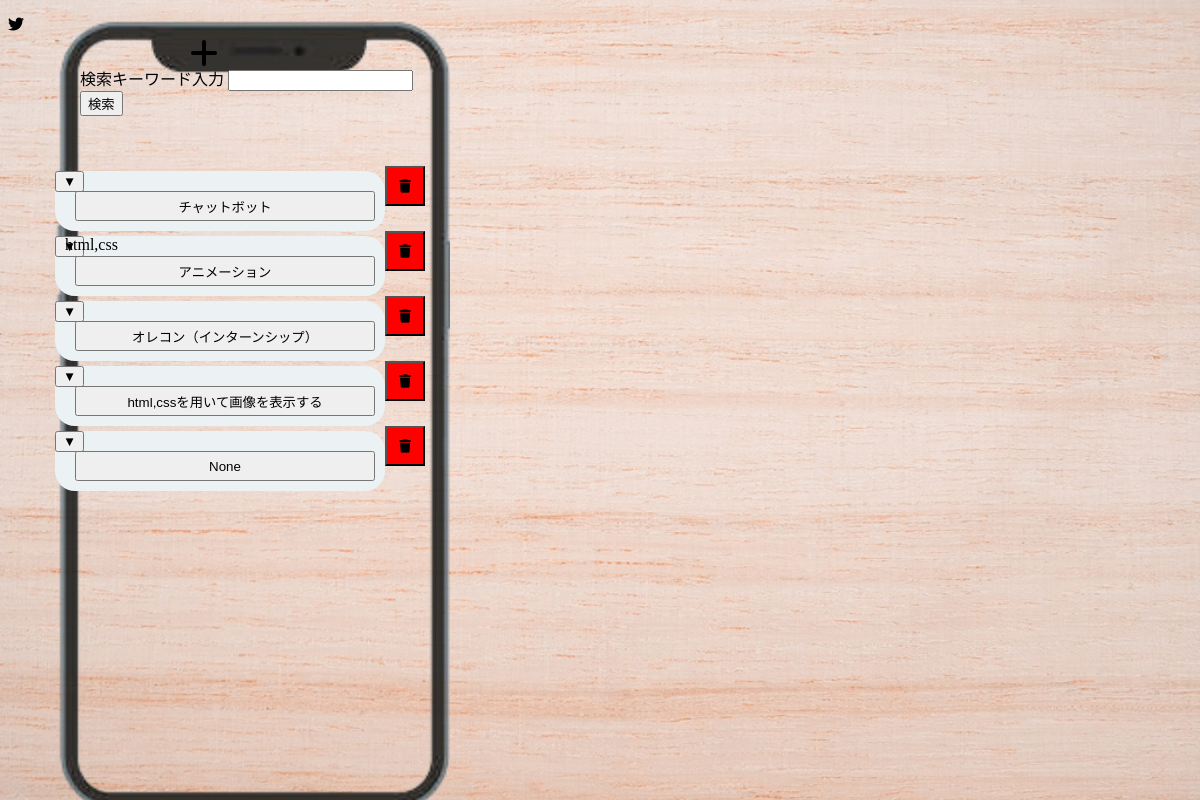
The page /memo1/web_home on the database as committed earlier.
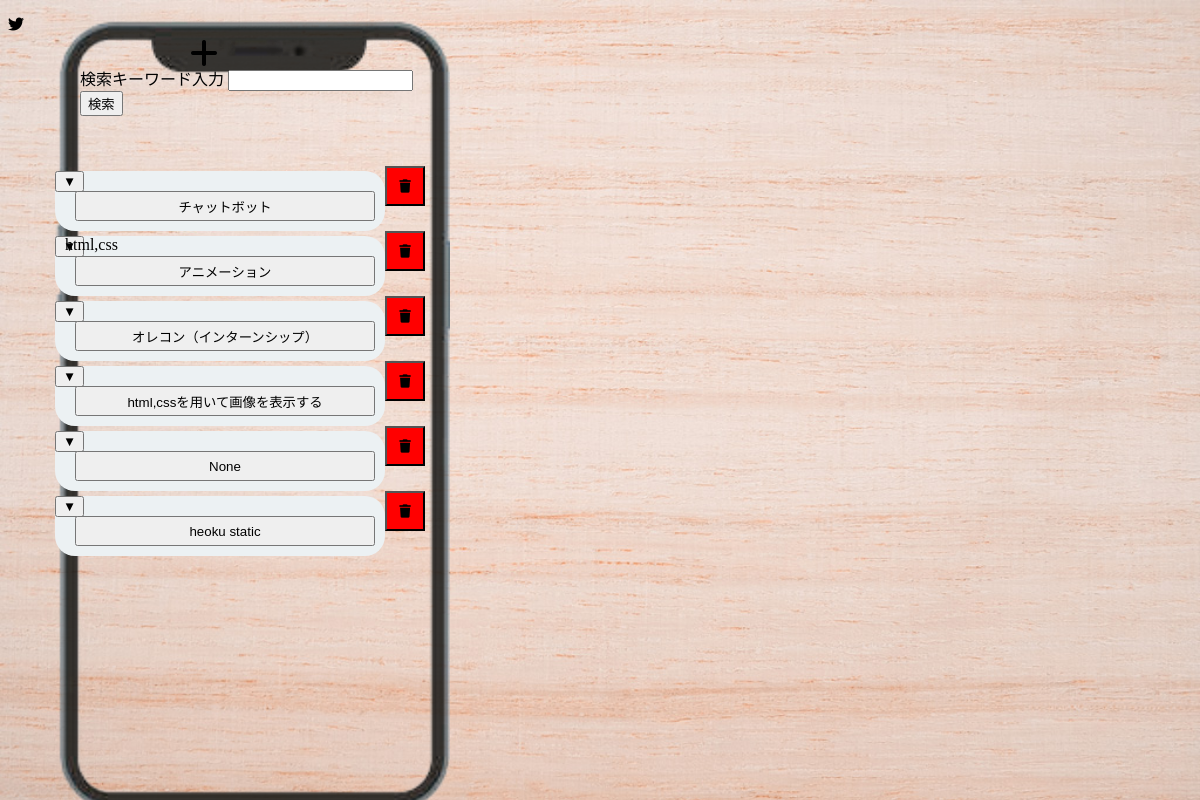
The same page on the database as committed later.
### memo1/models.py (models this page shows, shortened)
class study_web(models.Model):
    title = models.CharField(max_length=100,null=True,blank=True)
    category = models.TextField(null=True,blank=True)
    content = models.TextField(null=True,blank=True)
    url = models.URLField(null=True,blank=True)

### memo1/views.py (the view)
# urls.py: path('web_home', views.web_home, name='web_home'),
def web_home(request):
   if(request.method == 'POST'):
      keywords=request.POST['keywords']
      data=web_search(keywords)
   data = study_web.objects.all()
   params = {
        'data': data,
   }
   return render(request, 'memo1/study_web.html',params)

### memo1/templates/memo1/study_web.html (shortened to what this page needs)
<!DOCTYPE html>
<html lang="ja">
<head>
<link href="https://use.fontawesome.com/releases/v6.2.0/css/all.css" rel="stylesheet">
{% load static %}
<link rel="stylesheet" href="{% static 'memo1/style.css' %}">
</head>
<body class="container">
<div class="smartphone">
  <div class="memo_system">
    <h1 class="add"><i class="fas fa-solid fa-plus"></i></h1>
    <form action="{% url 'web_home' %}" method="post">{% csrf_token %}
      検索キーワード入力
      <input type="text" name="keywords" />
      <button type="submit" name="submit">検索</button>
    </form>
  </div>
  <div class="memo_list">
  {% for item in data %}
    <div class="box1 child">
      <button class="title content" onclick='display_detail("{{item.title}}","{{item.category}}","{{item.url}}",{{item.id}})'>{{item.title}}</button>
      <a class="category content">{{item.category}}</a>
      <button class="editor" onclick='display_editor("{{item.title}}","{{item.category}}","{{item.url}}",{{item.id}})'>▼</button>
      <form action="{% url 'web_delete' %}" method="post">{% csrf_token %}
        <button onclick="return confirm('削除しますか?')" class="delete" type='submit' name='num' value="{{item.id}}"><i class="fas fa-solid fa-trash"></i></button>
      </form>
    </div>
{% endfor %}
  </div>
</div>
<p><i class="fab fa-twitter"></i></p>
</body>
</html>

Rows that differ between the two databases and show on the page:
added study_web: title "heoku static", {{ item.id }} 25 (drawn)
